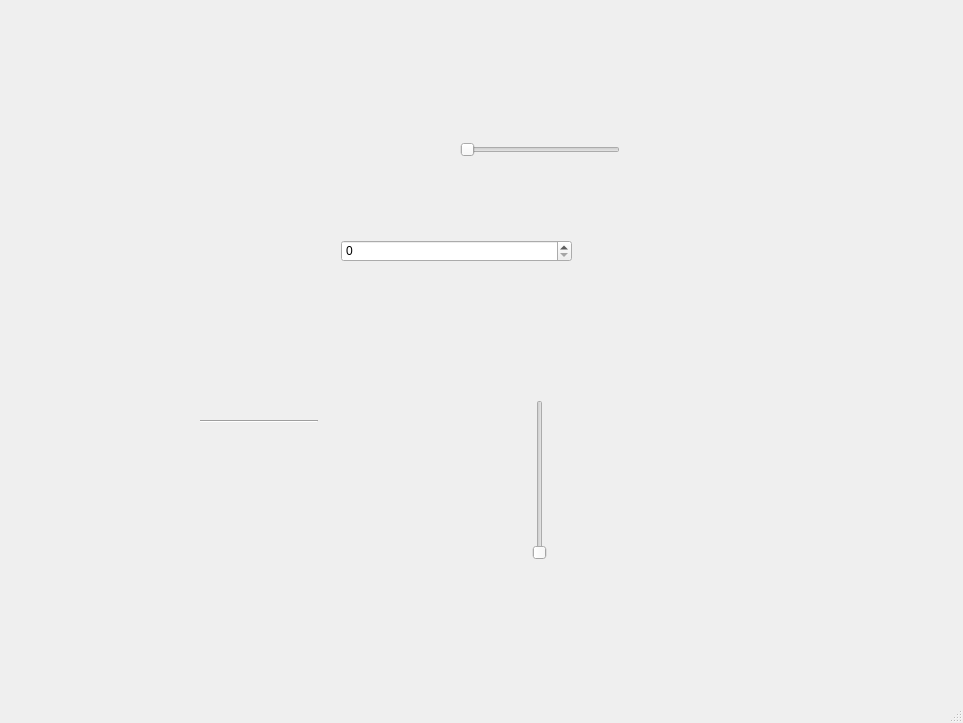
<?xml version="1.0" encoding="UTF-8"?>
<ui version="4.0">
 <class>MainWindow</class>
 <widget class="QMainWindow" name="MainWindow">
  <property name="geometry">
   <rect>
    <x>0</x>
    <y>0</y>
    <width>963</width>
    <height>723</height>
   </rect>
  </property>
  <property name="windowTitle">
   <string>MainWindow</string>
  </property>
  <widget class="QWidget" name="centralwidget">
   <widget class="QSpinBox" name="spinBox">
    <property name="geometry">
     <rect>
      <x>341</x>
      <y>240</y>
      <width>231</width>
      <height>22</height>
     </rect>
    </property>
   </widget>
   <widget class="QSlider" name="horizontalSlider">
    <property name="geometry">
     <rect>
      <x>460</x>
      <y>140</y>
      <width>160</width>
      <height>19</height>
     </rect>
    </property>
    <property name="autoFillBackground">
     <bool>false</bool>
    </property>
    <property name="orientation">
     <enum>Qt::Horizontal</enum>
    </property>
    <property name="tickInterval">
     <number>0</number>
    </property>
   </widget>
   <widget class="QSlider" name="verticalSlider">
    <property name="geometry">
     <rect>
      <x>530</x>
      <y>400</y>
      <width>19</width>
      <height>160</height>
     </rect>
    </property>
    <property name="orientation">
     <enum>Qt::Vertical</enum>
    </property>
   </widget>
   <widget class="Line" name="line">
    <property name="geometry">
     <rect>
      <x>200</x>
      <y>420</y>
      <width>118</width>
      <height>3</height>
     </rect>
    </property>
    <property name="orientation">
     <enum>Qt::Horizontal</enum>
    </property>
   </widget>
  </widget>
  <widget class="QMenuBar" name="menubar">
   <property name="geometry">
    <rect>
     <x>0</x>
     <y>0</y>
     <width>963</width>
     <height>26</height>
    </rect>
   </property>
  </widget>
  <widget class="QStatusBar" name="statusbar"/>
 </widget>
 <resources/>
 <connections/>
</ui>
